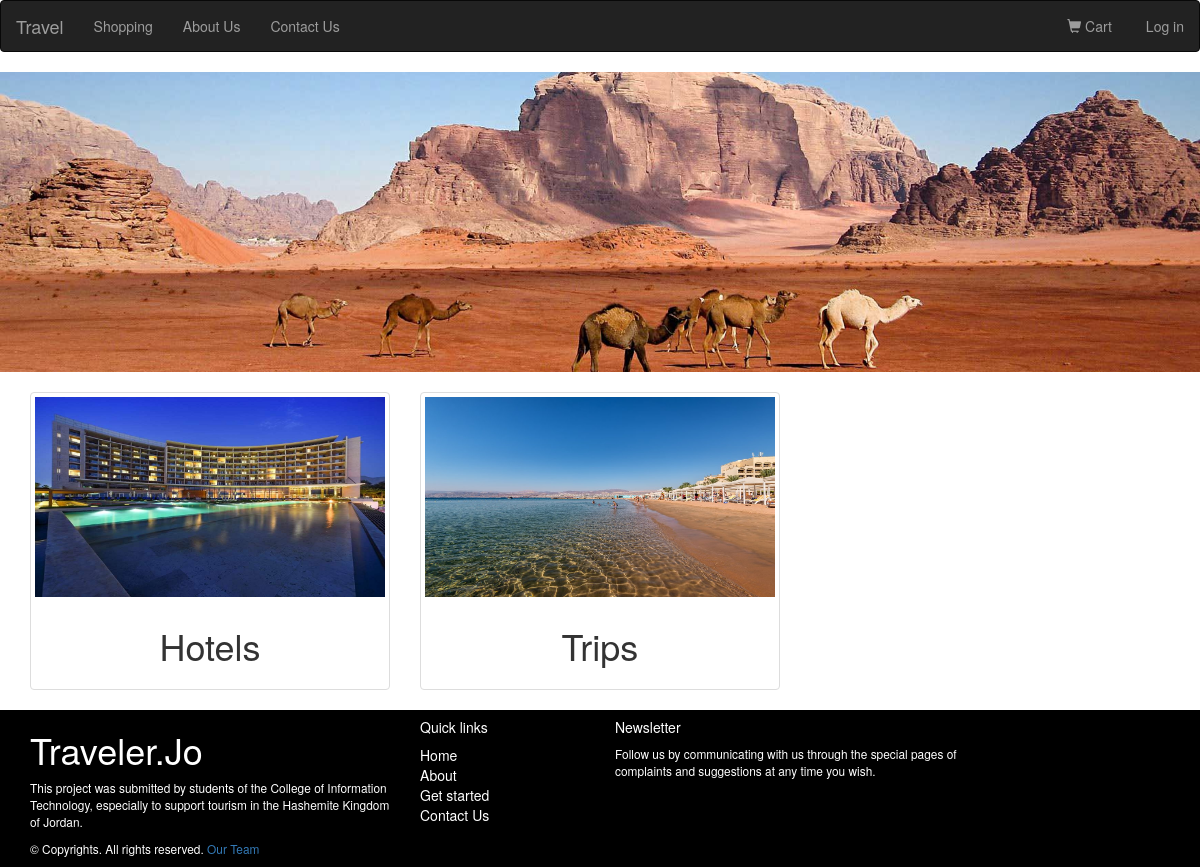
The app's page /tourism.php?CatagoryName=Aqaba with its own data.
### tables this page shows
CREATE TABLE `trips` (
  `tripId` int(255) NOT NULL,
  `CatagoryName` varchar(100) NOT NULL,
  `subCatagoryName` varchar(100) NOT NULL,
  `Title` varchar(100) NOT NULL,
  `TripDescription` text NOT NULL,
  `TripPrice` varchar(10) NOT NULL,
  `Media` text NOT NULL,
  `QuantityAvailable` int(10) NOT NULL
);

### tourism.php (the view, shortened to what this page needs)
<html>
<head>
  <link rel="stylesheet" href="https://maxcdn.bootstrapcdn.com/bootstrap/3.4.1/css/bootstrap.min.css">
</head>
<body>
<?php
if(!isset($_SESSION['loggeduser'])){
  ?>
  <?php Include "headerIn.php"; ?>
  <?php
}else{
  ?>
  <?php Include "navigation.php"; ?>
  <?php
}
?>
<div class="bg"></div><br/>
<div class="container">
  <div class="row">
  <?php
  Include "inc/inc.php";
  $CatagoryName = $_GET['CatagoryName'];
  $query = mysqli_query($conn,"SELECT * FROM `trips` WHERE `CatagoryName` = '$CatagoryName' GROUP BY `subCatagoryName`");
  if(mysqli_num_rows($query) > 0){
    while($row = mysqli_fetch_array($query)){
      ?>
    <div class="col-md-4">
      <div class="thumbnail">
        <a href="details.php?CatagoryName=<?php echo $row['CatagoryName']; ?>&subCatagoryName=<?php echo $row['subCatagoryName']; ?>">
          <img src="dashboard/pages/<?php echo $row['Media']; ?>" alt="Lights" style="width:350px;height:200px">
          <div class="caption">
            <h1 align="center"><?php echo $row['subCatagoryName']; ?></h1>
          </div>
        </a>
      </div>
    </div>
      <?php
    }
  }
  ?>
  </div>
</div>
<?php Include "Footer.php"; ?>
</body>
</html>

### tourism.php (style rules this page uses)
.bg { background-image: url("img/Slider-02.jpg"); height: 300px; background-position: center; background-repeat: no-repeat; background-size: cover; }

### Footer.php (style rules this page uses)
a { color: #FFFFFF; text-decoration: none; transition: all 0.3s; }

### records on screen
trips: Media (picture), subCatagoryName "Hotels"
trips: Media (picture), subCatagoryName "Trips"
